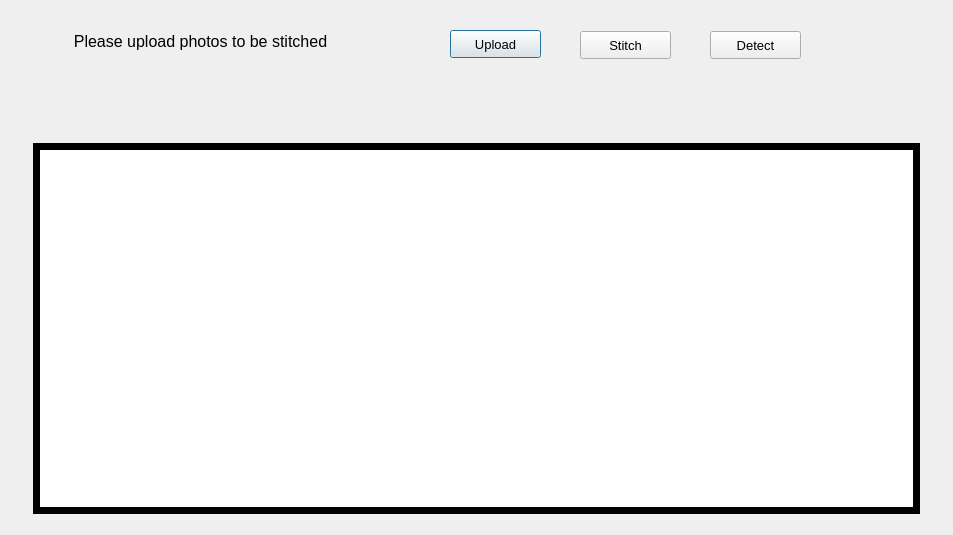
<?xml version="1.0" encoding="UTF-8"?>
<ui version="4.0">
 <class>Stitching</class>
 <widget class="QDialog" name="Stitching">
  <property name="geometry">
   <rect>
    <x>0</x>
    <y>0</y>
    <width>953</width>
    <height>535</height>
   </rect>
  </property>
  <property name="windowTitle">
   <string>Dialog</string>
  </property>
  <widget class="QLabel" name="uploadLabel">
   <property name="geometry">
    <rect>
     <x>20</x>
     <y>21</y>
     <width>361</width>
     <height>41</height>
    </rect>
   </property>
   <property name="font">
    <font>
     <pointsize>12</pointsize>
    </font>
   </property>
   <property name="text">
    <string>Please upload photos to be stitched</string>
   </property>
   <property name="alignment">
    <set>Qt::AlignCenter</set>
   </property>
  </widget>
  <widget class="QPushButton" name="uploadButton">
   <property name="geometry">
    <rect>
     <x>450</x>
     <y>30</y>
     <width>91</width>
     <height>28</height>
    </rect>
   </property>
   <property name="font">
    <font>
     <pointsize>10</pointsize>
    </font>
   </property>
   <property name="text">
    <string>Upload</string>
   </property>
  </widget>
  <widget class="QPushButton" name="stitchButton">
   <property name="geometry">
    <rect>
     <x>580</x>
     <y>31</y>
     <width>91</width>
     <height>28</height>
    </rect>
   </property>
   <property name="font">
    <font>
     <pointsize>10</pointsize>
    </font>
   </property>
   <property name="text">
    <string>Stitch</string>
   </property>
  </widget>
  <widget class="QPushButton" name="detectionButton">
   <property name="geometry">
    <rect>
     <x>710</x>
     <y>31</y>
     <width>91</width>
     <height>28</height>
    </rect>
   </property>
   <property name="font">
    <font>
     <pointsize>10</pointsize>
    </font>
   </property>
   <property name="text">
    <string>Detect</string>
   </property>
  </widget>
  <widget class="QLabel" name="stitchedLabel">
   <property name="geometry">
    <rect>
     <x>40</x>
     <y>150</y>
     <width>873</width>
     <height>357</height>
    </rect>
   </property>
   <property name="styleSheet">
    <string notr="true">background-color: rgb(255, 255, 255);</string>
   </property>
   <property name="text">
    <string/>
   </property>
   <property name="alignment">
    <set>Qt::AlignCenter</set>
   </property>
  </widget>
  <widget class="QFrame" name="stitchedFrame">
   <property name="geometry">
    <rect>
     <x>33</x>
     <y>143</y>
     <width>887</width>
     <height>371</height>
    </rect>
   </property>
   <property name="styleSheet">
    <string notr="true">background-color: rgb(0, 0, 0);</string>
   </property>
   <property name="frameShape">
    <enum>QFrame::StyledPanel</enum>
   </property>
   <property name="frameShadow">
    <enum>QFrame::Raised</enum>
   </property>
  </widget>
  <widget class="QLabel" name="label">
   <property name="geometry">
    <rect>
     <x>330</x>
     <y>90</y>
     <width>281</width>
     <height>21</height>
    </rect>
   </property>
   <property name="font">
    <font>
     <pointsize>11</pointsize>
    </font>
   </property>
   <property name="text">
    <string/>
   </property>
   <property name="alignment">
    <set>Qt::AlignCenter</set>
   </property>
  </widget>
  <zorder>stitchedFrame</zorder>
  <zorder>uploadLabel</zorder>
  <zorder>uploadButton</zorder>
  <zorder>stitchButton</zorder>
  <zorder>detectionButton</zorder>
  <zorder>stitchedLabel</zorder>
  <zorder>label</zorder>
 </widget>
 <resources/>
 <connections/>
</ui>
